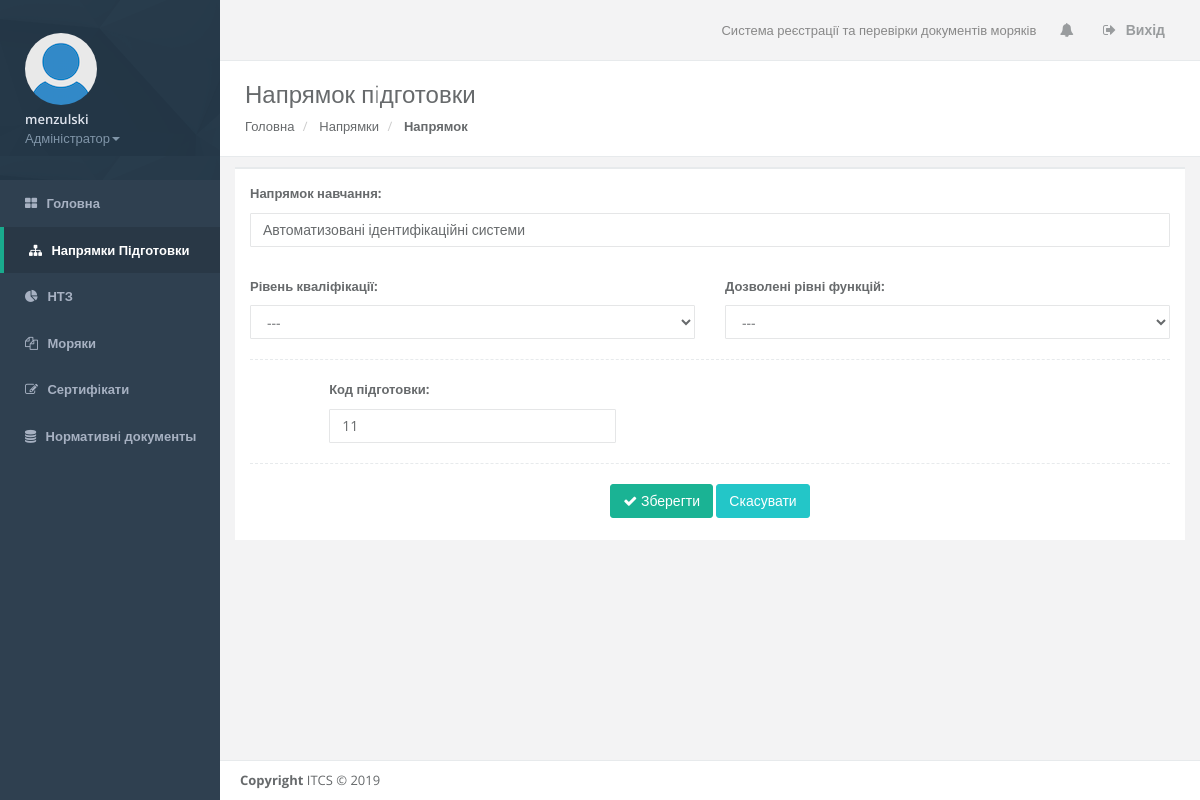
Screenshot of /mariner/editDirection/13/ (signed in) with the database file from the repository.
### mariner/models.py (models this page shows, shortened)
class TrainigDirections(models.Model):
    price_id = models.IntegerField(null=True, blank=True)
    direction_title = models.CharField(max_length=200)
    level = models.CharField(max_length=20, choices=LEVELS, default='---')
    allow_functions = models.CharField(max_length=20, choices=ALLOWS, default='---')
    price = models.IntegerField(null=True, blank=True)

### mariner/views.py (the view)
# urls.py: path('editDirection/<direction_id>/', views.crm_editTrainigDirection, name='crm_editTrainigDirection'),
@login_required(login_url="login/")
def crm_editTrainigDirection(request, direction_id, template_name='crm_editTrainigDirections.html'):
    direction = TrainigDirections.objects.get(id=direction_id)
    form = TrainigDirectionsForm(request.POST or None, instance=direction)
    if form.is_valid():
        form.save()
        return redirect('crm_trainigDirections')
    context = {'form': form,}
    return render(request, template_name, context)

### mariner/forms.py
class TrainigDirectionsForm(forms.ModelForm):
    class Meta:
        model = TrainigDirections
        fields = (
            'price_id',
            'direction_title',
            'level',
            'allow_functions',
        )
        labels = {
            'price_id': 'Код підготовки',
            'direction_title': 'Напрямок навчання',
            'level': 'Рівень кваліфікації',
            'allow_functions': 'Дозволені рівні функцій',
        }
        widgets = {
            'price_id' : forms.TextInput(),
        }

### templates/crm_editTrainigDirections.html (shortened to what this page needs)
{% extends 'crm_base.html' %}
{% load widget_tweaks %}
{% block leftMenu %}
    <li>
        <a href="/mariner/"><i class="fa fa-th-large"></i> <span class="nav-label">Головна</span> </a>
    </li>
    <li class="active">
        <a href="/mariner/trainigDirections/"><i class="fa fa-sitemap"></i> <span class="nav-label">Напрямки Підготовки</span> </a>
    </li>
    {% if user.groups.all.0.name != 'НТЗ' %}
    <li>
        <a href="/mariner/trainigOrganisations/"><i class="fa fa-pie-chart"></i> <span class="nav-label">НТЗ</span> </a>
    </li>
    {% endif %}
    <li>
        <a href="/mariner/sailors/"><i class="fa fa-files-o"></i> <span class="nav-label">Моряки</span> </a>
    </li>
    <li>
        <a href="/mariner/certification/"><i class="fa fa-edit"></i> <span class="nav-label">Сертифiкати</span></a>
    </li>
    {% if user.groups.all.0.name == 'Адміністратор' %}
    <li>
        <a href="/mariner/regulations/"><i class="fa fa-database"></i> <span class="nav-label">Нормативнi документы</span></a>
    </li>
    {% endif %}
{% endblock %}
{% block content %}
<div class="row wrapper border-bottom white-bg page-heading">
    <div class="col-lg-10">
        <h2>Напрямок пiдготовки</h2>
        <ol class="breadcrumb">
            <li>
                <a href="/mariner/">Головна</a>
            </li>
            <li>
                <a href="/mariner/trainigDirections/">Напрямки</a>
            </li>
            <li class="active">
                <strong>Напрямок</strong>
            </li>
        </ol>
    </div>
    <div class="col-lg-2">
    </div>
</div>
<div class="row">
    <div class="col-lg-12">
        <div class="ibox-title">
            <form method="post" novalidate>
                <div class="row">
                     <div class="col-md-12">
                        <label class="font-normal">{{ form.direction_title.label_tag }}</label>
                        {% if form.is_bound %}
                            {% if form.direction_title.errors %}
                                <div class="form-group has-error">
                                    {% render_field form.direction_title class="form-control is-invalid" %}
                                </div>
                                {% for error in form.direction_title.errors %}
                                    <div class="invalid-feedback">
                                        <p class="text-warning">{{ error }}</p>
                                    </div>
                                {% endfor %}
                            {% else %}
                                <div>
                                   {% render_field form.direction_title class="form-control is-valid" %}
                                </div>
                            {% endif %}
                        {% else %}
                            <div>
                                {{ form.direction_title|add_class:"form-control" }}
                            </div>
                        {% endif %}
                    </div>
                </div>
                <div class="row">
                    <div class="col-md-6">
                        <label class="font-normal">{{ form.level.label_tag }}</label>
                        {% if form.is_bound %}
                            {% if form.level.errors %}
                                <div class="form-group has-error">
                                    {% render_field form.level class="form-control is-invalid" %}
                                </div>
                                {% for error in form.level.errors %}
                                    <div class="invalid-feedback">
                                        <p class="text-warning">{{ error }}</p>
                                    </div>
                                {% endfor %}
                            {% else %}
                                <div>
                                   {% render_field form.level class="form-control is-valid" %}
                                </div>
                            {% endif %}
                        {% else %}
                            <div>
                                {{ form.level|add_class:"form-control" }}
                            </div>
                        {% endif %}
                    </div>
                    <div class="col-md-6">
                        <label class="font-normal">{{ form.allow_functions.label_tag }}</label>
                        {% if form.is_bound %}
                            {% if form.allow_functions.errors %}
                                <div class="form-group has-error">
                                    {% render_field form.allow_functions class="form-control is-invalid" %}
                                </div>
                                {% for error in form.allow_functions.errors %}
                                    <div class="invalid-feedback">
                                        <p class="text-warning">{{ error }}</p>
                                    </div>
                                {% endfor %}
                            {% else %}
                                <div>
                                   {% render_field form.allow_functions class="form-control is-valid" %}
                                </div>
                            {% endif %}
                        {% else %}
                            <div>
                                {{ form.allow_functions|add_class:"form-control" }}
                            </div>
                        {% endif %}
                    </div>
                </div>
                <div class="hr-line-dashed"></div>
                <div class="row">
                    <div class="col-md-4 col-md-offset-1">
                        <label class="font-normal">{{ form.price_id.label_tag }}</label>
                        {% if form.is_bound %}
                            {% if form.price_id.errors %}
                                <div class="form-group has-error">
                                    {% render_field form.price_id class="form-control is-invalid" %}
                                </div>
                                {% for error in form.price_id.errors %}
                                    <div class="invalid-feedback">
                                        <p class="text-warning">{{ error }}</p>
                                    </div>
                                {% endfor %}
                            {% else %}
                                <div>
                                   {% render_field form.price_id class="form-control is-valid" %}
                                </div>
                            {% endif %}
                        {% else %}
                            <div>
                                {{ form.price_id|add_class:"form-control" }}
                            </div>
                        {% endif %}
                    </div>
                    <div class="col-md-4 col-md-offset-1">
                    </div>
                </div>
                <div class="hr-line-dashed"></div>
                 <div class="form-group text-center m-t-30">
                    <div class="text-center">
                        <button class="btn btn-primary " type="submit"><i class="fa fa-check"></i>&nbsp;Зберегти</button>
                        <a href="{% url 'crm_trainigDirections' %}"><button class="btn btn-info " type="button">Скасувати</button></a>
                    </div>
                </div>
            </form>
        </div>
    </div>
</div>
{% endblock %}

### templates/crm_base.html (shortened to what this page needs)
<!DOCTYPE html>
<html>
<head>
    <link href="/static/css/bootstrap.min.css" rel="stylesheet">
    <link href="/static/font-awesome/css/font-awesome.css" rel="stylesheet">
    <link href="/static/css/animate.css" rel="stylesheet">
    <link href="/static/css/style.css" rel="stylesheet">
    <link href="/static/js/plugins/DevExpressDevExtreme-Complete/Lib/css/dx.common.css" rel="stylesheet">
    <link href="/static/js/plugins/DevExpressDevExtreme-Complete/Lib/css/dx.light.compact.css" rel="stylesheet">
</head>
<body>
    <div id="wrapper">
        <nav class="navbar-default navbar-static-side" role="navigation">
            <div class="sidebar-collapse">
                <ul class="nav metismenu" id="side-menu">
                    <li class="nav-header">
                        <div class="dropdown profile-element"> <span>
                            <img alt="image" class="img-circle" src="/static/img/avatar_empty.jpg" />
                             </span>
                            <a data-toggle="dropdown" class="dropdown-toggle" href="#">
                            <span class="clear"> <span class="block m-t-xs"> <strong class="font-bold">{{ user.username }}</strong>
                             </span> <span class="text-muted text-xs block">{{ user.groups.all.0 }}<b class="caret"></b></span> </span> </a>
                        </div>
                    </li>
                    {% block leftMenu %}
                    {% endblock %}
                </ul>
            </div>
        </nav>
        <div id="page-wrapper" class="gray-bg dashbard-1">
            <div class="row border-bottom">
            <nav class="navbar navbar-static-top" role="navigation" style="margin-bottom: 0">
                <ul class="nav navbar-top-links navbar-right">
                    <li>
                        <span class="m-r-sm text-muted welcome-message">Система реєстрації та перевірки документів моряків</span>
                    </li>
                    <li class="dropdown">
                        <a class="dropdown-toggle count-info" data-toggle="dropdown" href="#">
                            <i class="fa fa-bell"></i>
                        </a>
                    </li>
                    <li>
                        <a href="{% url 'logout' %}">
                            <i class="fa fa-sign-out"></i>  Вихід
                        </a>
                    </li>
                </ul>
            </nav>
            </div>
            {% block content %}
            {% endblock %}
        <div class="footer">
            <div>
                <strong>Copyright</strong> ITCS &copy; 2019
            </div>
        </div>
    </div>
    </div>
</body>
</html>

### rows the page displays
TrainigDirections: direction_title "Автоматизовані ідентифікаційні системи", level "---", allow_functions "---", price_id "11"

### other values shown
{{ user.username }} "menzulski"
{{ user.groups.all.0 }} "Адміністратор"
